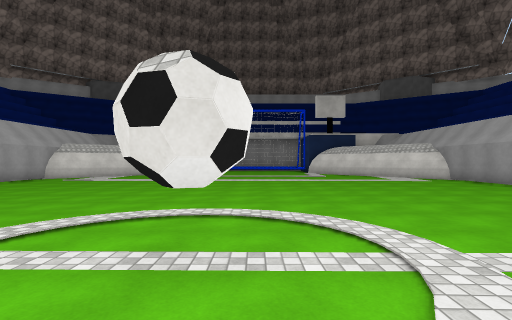
view 1 (above)

16 first-person views from a walk through a Unity game level. The camera is 1.5 m above the floor, looks level and sees 85° across. The floor is counted in squares, 2 m on a side. Each view is taken from the middle of a square. On the plan, view 1 faces up. The plan holds only what a view shows up to about 10 squares ahead; the rest is blank. The place goes on beyond the plan. Surface patterns are stand-ins for the level's own textures.

view 2
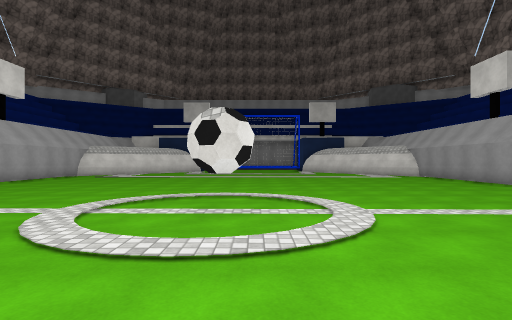

view 3
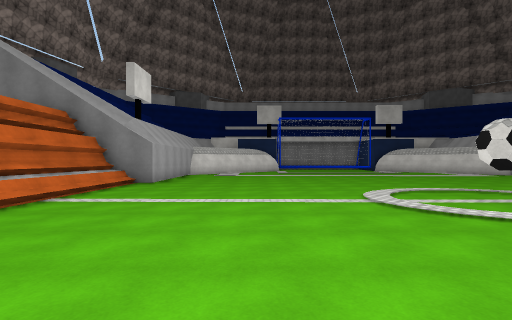

view 4
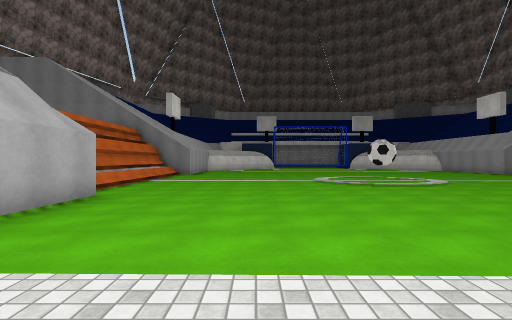

view 5
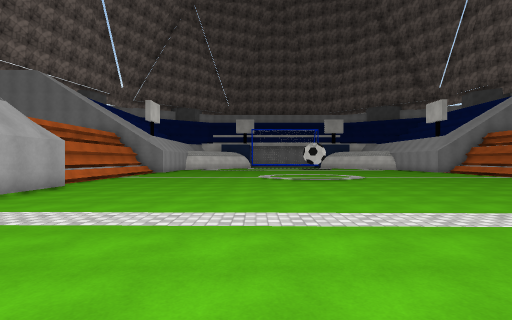

view 6
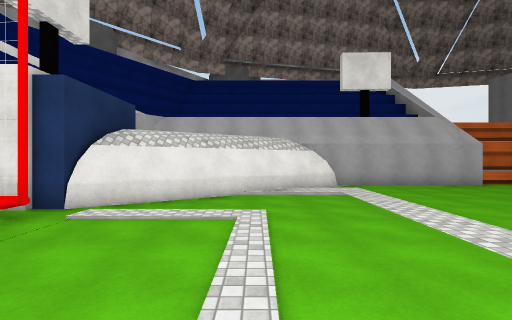

view 7
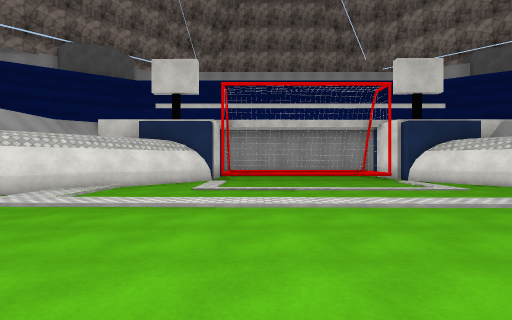

view 8
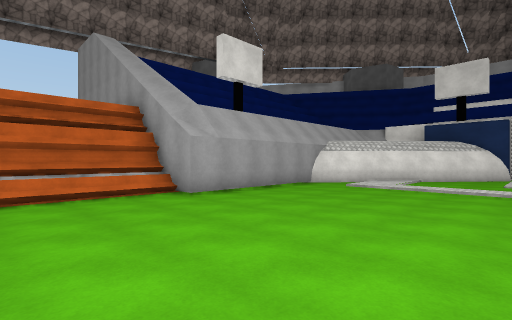

view 9
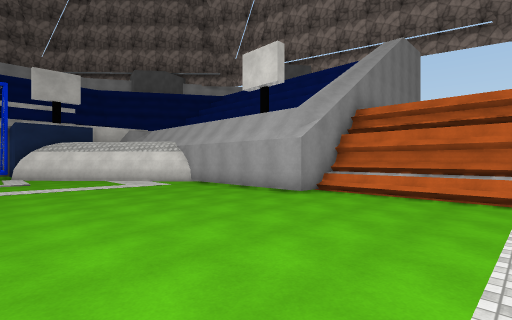

view 10
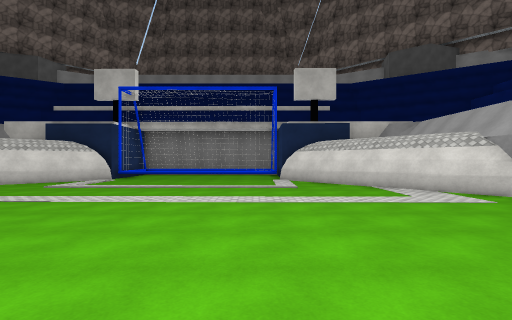

view 11
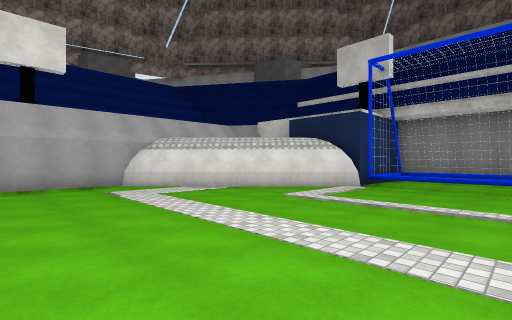

view 12
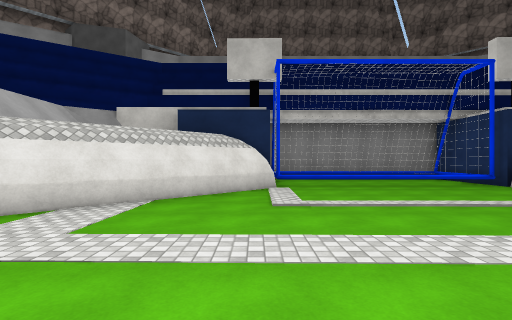

view 13
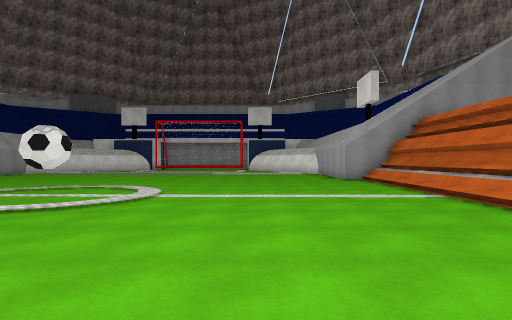

view 14
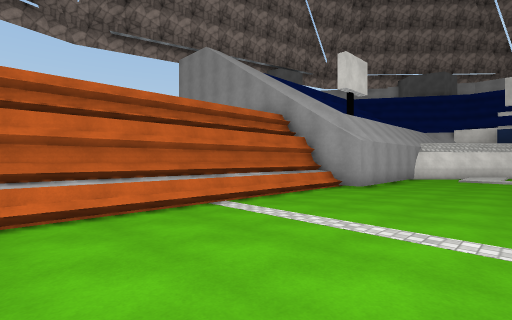

view 15
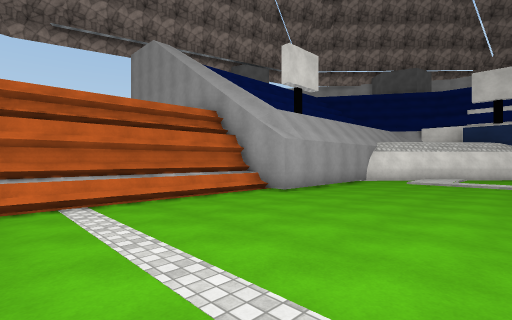

view 16
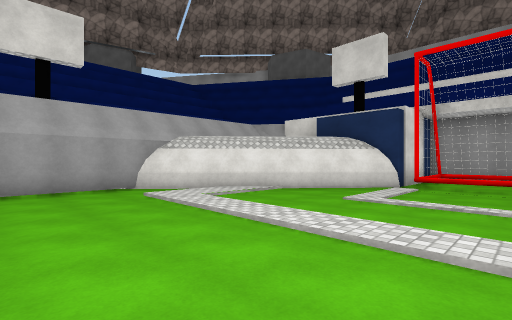

### Floor plan
Key: @ floor where view 1 was taken; # wall or solid block; . main floor; : floor 0.25 m higher than the main floor; / step, stairs or slope; = window, fence, low wall or low ledge; ^ raised ledge; O other object.
Columns run from 10 left of view 1 to 9 right of it. Each row starts with its distance up from view 1.
 18           #^^#
 17       ##  # ^#
 16       ######.##
 15      ##.......##
 14     ##.........##
 13   ###...........#
 12  ##.............##
 11  #...............##
 10  #................#
  9  #................#
  8  #................#
  7  #................#
  6 ##................##
  5 #=................/#
  4 #=................/#
  3 #=................/#
  2 #/.......OO......./#
  1 #/................/#
  0 #/........@......./#
 -1 #/................/#
 -2 #:................:#
 -3 ##................##
 -4  #................#
 -5  #................#
 -6  #................#
 -7  ##://///////////.#
 -8   #:...........//##
 -9   ##.........../##
-10    ##..........##
-11     #.........##
-12     ##.......##
-13      ##     ##

Positions as (right, up) in squares from view 1, and headings:
1: (0, 0), facing up
2: (0, -2), facing up
3: (-5, -3), facing up
4: (-5, -8), facing up
5: (-3, -10), facing up
6: (0, -9), facing left
7: (1, -2), facing down
8: (2, 1), facing down-right
9: (2, 2), facing up-right
10: (2, 5), facing up
11: (0, 8), facing up-left
12: (-4, 8), facing up
13: (-5, 8), facing down
14: (4, 5), facing down-right
15: (3, 3), facing down-right
16: (0, -4), facing down-right
